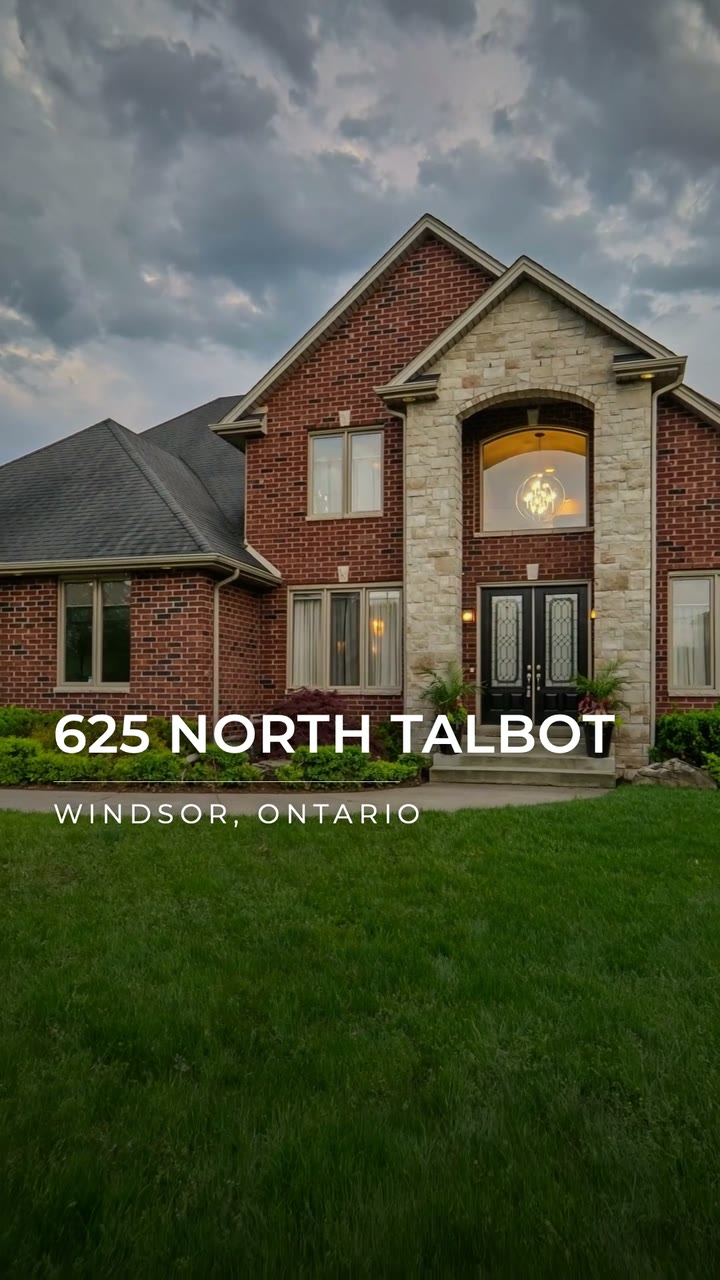
#> input picture pack/assets/posters/F1.jpg, 720 x 1280 px
$ python build_shelf.py
#> lines starting #> are read from the running program, lines starting #| are printed output that depends on the picture; after the words box and inside, x2 and y2 are one past the last pixel; in counts of white or black regions, pixels touching at a corner belong together
#!/usr/bin/env python3
"""The pack shelf image on the home page: the six reel posters as phone cards on a light ground,
alternating offsets, soft shadow. Written to assets/img/pack-shelf.jpg (1600 x 900).

Reads the posters from pack/assets/posters/ in the order the pack page lists the reels, so run
it after the posters change. Run: ../../.venv/bin/python build_shelf.py (needs Pillow)
"""
import pathlib
from PIL import Image, ImageFilter

HERE = pathlib.Path(__file__).parent
POSTERS = HERE / "assets" / "posters"
OUT = HERE.parent / "assets" / "img" / "pack-shelf.jpg"
ORDER = ["F1", "V5", "V4", "V2", "V1"]      # same order as the pack page

W, H = 1600, 900
CW, CH = 236, 420                                  # one phone card
GAP = 30
RADIUS = 14
ground = Image.new("RGB", (W, H), (244, 244, 246))

total = len(ORDER) * CW + (len(ORDER) - 1) * GAP
x = (W - total) // 2
for i, key in enumerate(ORDER):
    y = (H - CH) // 2 + (-32 if i % 2 == 0 else 32)
    card = Image.open(POSTERS / f"{key}.jpg").convert("RGB").resize((CW, CH), Image.LANCZOS)
    mask = Image.new("L", (CW, CH), 0)
#> mask: PIL image 236x420 L; every value is 0
    from PIL import ImageDraw
    ImageDraw.Draw(mask).rounded_rectangle((0, 0, CW - 1, CH - 1), RADIUS, fill=255)
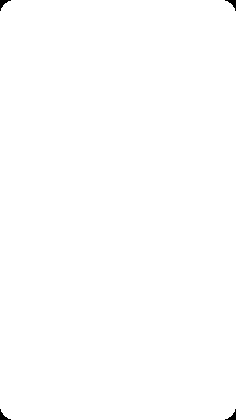
#> mask: PIL image 236x420 L; 99.8% white; 4 black regions, box (x1, y1, x2, y2) and area: (0, 0, 11, 11) 46, (225, 0, 236, 11) 46, (0, 409, 11, 420) 46, (225, 409, 236, 420) 46
    # shadow: a blurred dark rounded rect, offset down
    sh = Image.new("RGBA", (CW + 80, CH + 80), (0, 0, 0, 0))
#> sh: PIL image 316x500 RGBA; every value is 0
    ImageDraw.Draw(sh).rounded_rectangle((40, 52, 40 + CW, 52 + CH), RADIUS, fill=(20, 24, 40, 70))
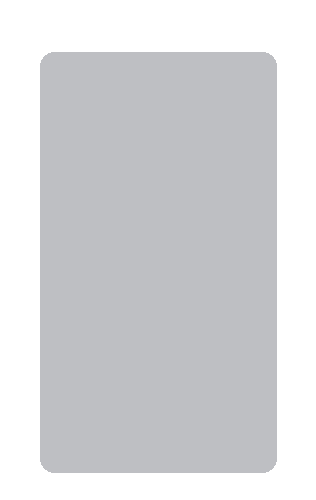
#> sh: PIL image 316x500 RGBA; mean R, G, B, A 12.6, 15.1, 25.2, 44.1; transparent parts drawn white
    sh = sh.filter(ImageFilter.GaussianBlur(18))
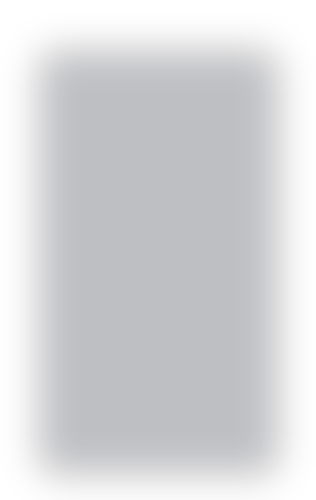
#> sh: PIL image 316x500 RGBA; mean R, G, B, A 12.6, 15.1, 25.2, 44.1; transparent parts drawn white
    ground.paste(sh, (x - 40, y - 40), sh)
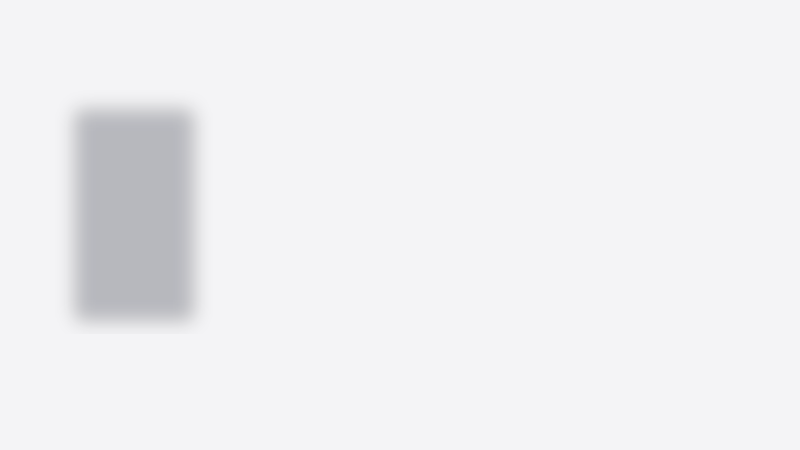
#> ground: PIL image 1600x900 RGB (shown at 1/2 size); mean R, G, B 239.7, 239.8, 242
    ground.paste(card, (x, y), mask)
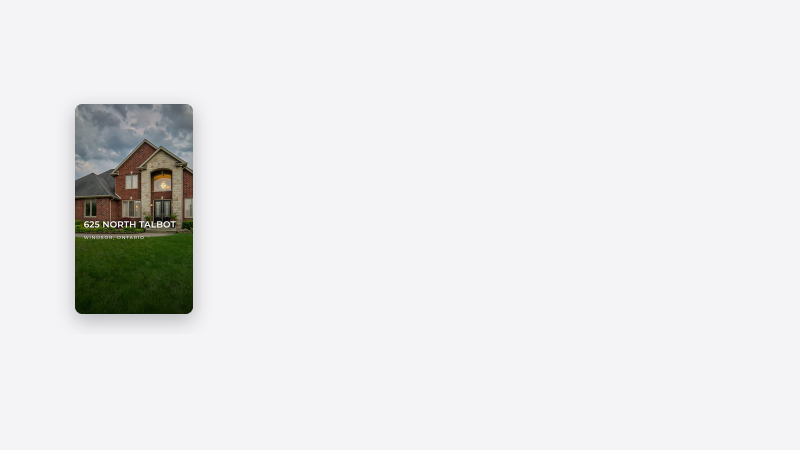
#> ground: PIL image 1600x900 RGB (shown at 1/2 size); mean R, G, B 232.4, 232.8, 233.2
#> (the run stopped early here; a loop or call above may not have finished)
